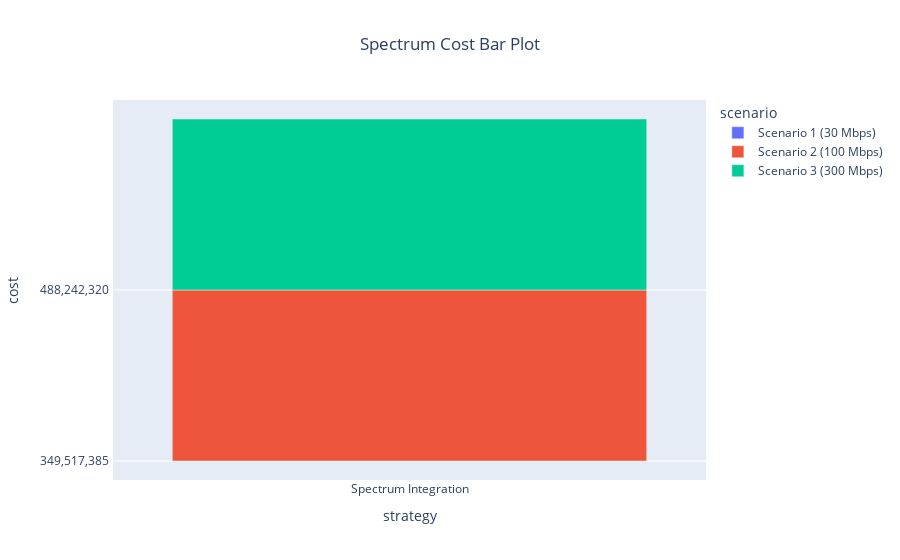

Notebook source saved alongside this figure:
### Code cell
spectrum_bar = px.bar(spectrum, x="strategy", y="cost", color="scenario", title="Spectrum Cost Bar Plot")
spectrum_bar.update_layout(title_x=0.5)
spectrum_bar.show()

### Figure 1 — Plotly figure (JSON) as saved in the notebook; plotly's stock layout.template omitted (floating-point values rounded to 4 significant figures)
{"data": [{"alignmentgroup": "True", "hovertemplate": "scenario=Scenario 1 (30 Mbps)<br>strategy=%{x}<br>cost=%{y}<extra></extra>", "legendgroup": "Scenario 1 (30 Mbps)", "marker": {"color": "#636efa", "pattern": {"shape": ""}}, "name": "Scenario 1 (30 Mbps)", "offsetgroup": "Scenario 1 (30 Mbps)", "orientation": "v", "showlegend": true, "textposition": "auto", "type": "bar", "x": ["Spectrum Integration"], "xaxis": "x", "y": [" 349,517,385 "], "yaxis": "y"}, {"alignmentgroup": "True", "hovertemplate": "scenario=Scenario 2 (100 Mbps)<br>strategy=%{x}<br>cost=%{y}<extra></extra>", "legendgroup": "Scenario 2 (100 Mbps)", "marker": {"color": "#EF553B", "pattern": {"shape": ""}}, "name": "Scenario 2 (100 Mbps)", "offsetgroup": "Scenario 2 (100 Mbps)", "orientation": "v", "showlegend": true, "textposition": "auto", "type": "bar", "x": ["Spectrum Integration"], "xaxis": "x", "y": [" 488,242,320 "], "yaxis": "y"}, {"alignmentgroup": "True", "hovertemplate": "scenario=Scenario 3 (300 Mbps)<br>strategy=%{x}<br>cost=%{y}<extra></extra>", "legendgroup": "Scenario 3 (300 Mbps)", "marker": {"color": "#00cc96", "pattern": {"shape": ""}}, "name": "Scenario 3 (300 Mbps)", "offsetgroup": "Scenario 3 (300 Mbps)", "orientation": "v", "showlegend": true, "textposition": "auto", "type": "bar", "x": ["Spectrum Integration"], "xaxis": "x", "y": [" 488,242,320 "], "yaxis": "y"}], "layout": {"barmode": "relative", "legend": {"title": {"text": "scenario"}, "tracegroupgap": 0}, "title": {"text": "Spectrum Cost Bar Plot", "x": 0.5}, "xaxis": {"anchor": "y", "domain": [0, 1], "title": {"text": "strategy"}}, "yaxis": {"anchor": "x", "domain": [0, 1], "title": {"text": "cost"}}}}
